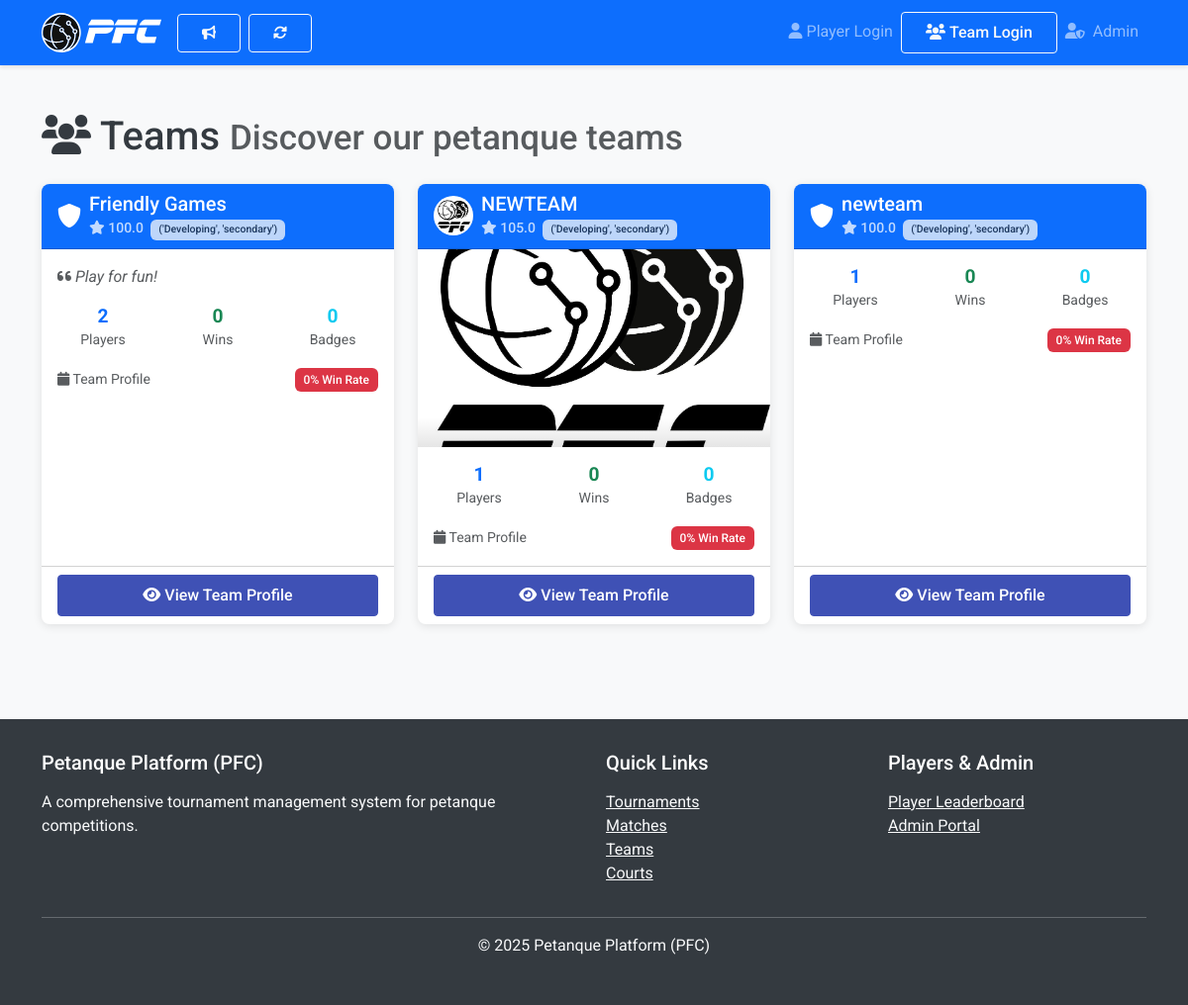
Screenshot of /teams/ with the database file from the repository.
### teams/models.py (models this page shows, shortened)
class Team(models.Model):
    name = models.CharField(max_length=100)
    pin = models.CharField(max_length=6, unique=True, default=generate_pin)
    created_at = models.DateTimeField(auto_now_add=True)
    updated_at = models.DateTimeField(auto_now=True)
    parent_team = models.ForeignKey(
        'self',
        null=True,
        blank=True,
        on_delete=models.CASCADE,
        related_name='subteams',
        help_text="Parent team if this is a subteam"
    )
    is_subteam = models.BooleanField(
        default=False,
        help_text="True if this team is a subteam of another team"
    )
    subteam_type = models.CharField(
        max_length=20,
        blank=True,
        null=True,
        choices=[
            ('triplet', 'Triplet'),
            ('doublette', 'Doublette'),
            ('tete_a_tete', 'Tête-à-tête'),
        ],
        help_text="Type of subteam (triplet, doublette, etc.)"
    )

class TeamProfile(models.Model):
    team = models.OneToOneField(
        Team,
        on_delete=models.CASCADE,
        related_name='profile'
    )
    logo_svg = models.FileField(
        upload_to='team_logos/',
        blank=True,
        null=True,
        help_text="Team logo in SVG format (vector graphics, scalable)"
    )
    team_photo_jpg = models.ImageField(
        upload_to='team_photos/',
        blank=True,
        null=True,
        help_text="Team photo in JPG format (group photo, team picture)"
    )
    team_value = models.FloatField(
        default=100.0,
        validators=[MinValueValidator(0.0)],
        help_text="Dynamic team rating value (starts at 100.0, like player ratings)"
    )
    value_history = models.JSONField(
        default=list,
        blank=True,
        help_text="History of team value changes with timestamps and match details"
    )
    badges = models.JSONField(
        default=list,
        blank=True,
        help_text="List of earned badges (tournament wins, achievements, milestones)"
    )
    achievements = models.JSONField(
        default=dict,
        blank=True,
        help_text="Achievement data and progress tracking"
    )
    is_friendly_team = models.BooleanField(
        default=False,
        help_text="True if this is the special 'Friendly Team' for unassigned players"
    )
    profile_type = models.CharField(
        max_length=20,
        choices=[
            ('full', 'Full Profile'),
            ('sub_team', 'Sub-team Profile'),
            ('friendly', 'Friendly Team Profile'),
            ('minimal', 'Minimal Profile')
        ],
        default='full',
        help_text="Type of profile for different team categories"
    )
    matches_played = models.PositiveIntegerField(default=0)
    matches_won = models.PositiveIntegerField(default=0)
    tournaments_participated = models.PositiveIntegerField(default=0)
    tournaments_won = models.PositiveIntegerField(default=0)
    description = models.TextField(
        blank=True,
        null=True,
        help_text="Team description, motto, or about information"
    )
    founded_date = models.DateField(
        blank=True,
        null=True,
        help_text="Date when the team was founded"
    )
    motto = models.CharField(
        max_length=200,
        blank=True,
        null=True,
        help_text="Team motto or slogan"
    )
    created_at = models.DateTimeField(auto_now_add=True)
    updated_at = models.DateTimeField(auto_now=True)
    class Meta:
        verbose_name = "Team Profile"
        verbose_name_plural = "Team Profiles"

### teams/views.py (the view)
# urls.py: path('', views.team_list, name='team_list'),
def team_list(request):
    teams = Team.objects.all().order_by('name')
    teams_with_profiles = []
    for team in teams:
        try:
            profile = team.profile
        except:
            profile = TeamProfile.objects.create(team=team)
        team_data = {
            'team': team,
            'profile': profile,
            'player_count': team.players.count(),
            'badges': profile.get_badge_display()[:3],  # Show first 3 badges
            'total_badges': len(profile.get_badge_display()),
        }
        teams_with_profiles.append(team_data)
    return render(request, 'teams/team_list.html', {'teams_with_profiles': teams_with_profiles})

### templates/teams/team_list.html (shortened to what this page needs)
{% extends 'base.html' %}
{% block content %}
<div class="container mt-4">
    <div class="row">
        <div class="col-12">
            <h1 class="mb-4">
                <i class="fas fa-users"></i> Teams
                <small class="text-muted">Discover our petanque teams</small>
            </h1>
            {% if teams_with_profiles %}
                <div class="row">
                    {% for team_data in teams_with_profiles %}
                        <div class="col-lg-4 col-md-6 mb-4">
                            <div class="card h-100 team-card">
                                <div class="card-header bg-primary text-white d-flex align-items-center">
                                    {% if team_data.profile.logo_svg %}
                                        <img src="{{ team_data.profile.logo_svg.url }}" alt="{{ team_data.team.name }} Logo"
                                             class="team-logo-small me-2" style="width: 40px; height: 40px; object-fit: contain;">
                                    {% else %}
                                        <i class="fas fa-shield-alt me-2" style="font-size: 24px;"></i>
                                    {% endif %}
                                    <div>
                                        <h5 class="mb-0">{{ team_data.team.name }}</h5>
                                        <small class="opacity-75">
                                            <i class="fas fa-star"></i> {{ team_data.profile.team_value|floatformat:1 }}
                                            <span class="badge bg-light text-dark ms-1">{{ team_data.profile.get_level_display }}</span>
                                        </small>
                                    </div>
                                </div>
                                {% if team_data.profile.team_photo_jpg %}
                                    <div class="team-photo-container" style="height: 200px; overflow: hidden;">
                                        <img src="{{ team_data.profile.team_photo_jpg.url }}" alt="{{ team_data.team.name }} Photo"
                                             class="card-img-top" style="width: 100%; height: 100%; object-fit: cover;">
                                    </div>
                                {% endif %}
                                <div class="card-body">
                                    {% if team_data.profile.motto %}
                                        <p class="card-text text-muted fst-italic">
                                            <i class="fas fa-quote-left"></i> {{ team_data.profile.motto }}
                                        </p>
                                    {% endif %}
                                    <div class="row text-center mb-3">
                                        <div class="col-4">
                                            <div class="stat-item">
                                                <h6 class="text-primary mb-0">{{ team_data.player_count }}</h6>
                                                <small class="text-muted">Players</small>
                                            </div>
                                        </div>
                                        <div class="col-4">
                                            <div class="stat-item">
                                                <h6 class="text-success mb-0">{{ team_data.profile.matches_won }}</h6>
                                                <small class="text-muted">Wins</small>
                                            </div>
                                        </div>
                                        <div class="col-4">
                                            <div class="stat-item">
                                                <h6 class="text-info mb-0">{{ team_data.total_badges }}</h6>
                                                <small class="text-muted">Badges</small>
                                            </div>
                                        </div>
                                    </div>
                                    <div class="d-flex justify-content-between align-items-center">
                                        <small class="text-muted">
                                            <i class="fas fa-calendar"></i>
                                            {% if team_data.profile.founded_date %}
                                                Founded {{ team_data.profile.founded_date|date:"Y" }}
                                            {% else %}
                                                Team Profile
                                            {% endif %}
                                        </small>
                                        <div class="win-rate">
                                            <span class="badge bg-{% if team_data.profile.win_rate >= 70 %}success{% elif team_data.profile.win_rate >= 50 %}warning{% else %}danger{% endif %}">
                                                {{ team_data.profile.win_rate|floatformat:0 }}% Win Rate
                                            </span>
                                        </div>
                                    </div>
                                </div>
                                <div class="card-footer bg-transparent">
                                    <a href="{% url 'team_detail' team_data.team.id %}" class="btn btn-primary w-100">
                                        <i class="fas fa-eye"></i> View Team Profile
                                    </a>
                                </div>
                            </div>
                        </div>
                    {% endfor %}
                </div>
            {% endif %}
        </div>
    </div>
</div>
{% endblock %}

### templates/base.html (shortened to what this page needs)
{% load static %}
<!DOCTYPE html>
<html lang="en">
<head>
    <link href="https://cdn.jsdelivr.net/npm/bootstrap@5.3.0/dist/css/bootstrap.min.css" rel="stylesheet">
    <link href="https://cdnjs.cloudflare.com/ajax/libs/font-awesome/6.0.0/css/all.min.css" rel="stylesheet">
    <link href="{% static 'css/styles.css' %}" rel="stylesheet">
    <link href="{% static 'css/team_pin_autofill_simple.css' %}" rel="stylesheet">
</head>
<body>
    <nav class="navbar navbar-expand-lg navbar-dark bg-primary sticky-top">
        <div class="container">
            <a class="navbar-brand" href="/"><img src="{% static 'pfcLOGOHwhitetext.svg' %}" alt="PFC Logo" style="height: 40px; width: auto;"></a>
            <div class="d-flex align-items-center">
                <a class="btn btn-outline-light btn-sm me-2" href="{% url 'billboard:list' %}" title="Billboard">
                    <i class="fas fa-bullhorn"></i>
                </a>
                <button class="btn btn-outline-light btn-sm me-2" onclick="refreshPage()" title="Refresh to see latest match states">
                    <i class="fas fa-sync-alt"></i>
                </button>
            </div>
            <div class="collapse navbar-collapse" id="navbarNav">
                <ul class="navbar-nav">
                    {% if session_codename %}
                        <li class="nav-item dropdown">
                            <a class="nav-link dropdown-toggle text-white" href="#" id="playerDropdown" role="button" data-bs-toggle="dropdown" aria-expanded="false">
                                <i class="fas fa-user-check me-1"></i>{{ player_name|default:session_codename }}
                            </a>
                            <ul class="dropdown-menu dropdown-menu-end" aria-labelledby="playerDropdown">
                                <li><h6 class="dropdown-header"><i class="fas fa-info-circle me-1"></i>Player Session</h6></li>
                                <li><span class="dropdown-item-text small text-muted">Logged in as: <strong>{{ player_name|default:session_codename }}</strong></span></li>
                                <li><hr class="dropdown-divider"></li>
                                <li><a class="dropdown-item text-danger" href="{% url 'codename_logout' %}">
                                    <i class="fas fa-sign-out-alt me-1"></i>Logout Player
                                </a></li>
                            </ul>
                        </li>
                    {% else %}
                        <li class="nav-item">
                            <a class="nav-link" href="#" data-bs-toggle="modal" data-bs-target="#quickLoginModal">
                                <i class="fas fa-user me-1"></i>Player Login
                            </a>
                        </li>
                    {% endif %}
                    <div id="teamNavSection">
                        {% if team_session.is_logged_in %}
                            <li class="nav-item dropdown">
                                <a class="nav-link dropdown-toggle text-warning" href="#" id="teamDropdown" role="button" data-bs-toggle="dropdown" aria-expanded="false">
                                    <i class="fas fa-users me-1"></i>{{ team_session.team_name|default:team_session.team_pin }}
                                </a>
                                <ul class="dropdown-menu dropdown-menu-end" aria-labelledby="teamDropdown">
                                    <li><h6 class="dropdown-header"><i class="fas fa-info-circle me-1"></i>Team Session</h6></li>
                                    <li><span class="dropdown-item-text small text-muted">Team: <strong>{{ team_session.team_name|default:team_session.team_pin }}</strong></span></li>
                                    <li><span class="dropdown-item-text small text-muted">PIN: <strong>{{ team_session.team_pin }}</strong></span></li>
                                    <li><hr class="dropdown-divider"></li>
                                    <li><a class="dropdown-item text-danger" href="#" onclick="logoutTeam()">
                                        <i class="fas fa-sign-out-alt me-1"></i>Logout Team
                                    </a></li>
                                </ul>
                            </li>
                        {% else %}
                            <li class="nav-item">
                                <button class="btn btn-outline-light" data-bs-toggle="modal" data-bs-target="#teamLoginModal">
                                    <i class="fas fa-users me-1"></i>Team Login
                                </button>
                            </li>
                        {% endif %}
                    </div>
                    <li class="nav-item">
                        <a class="nav-link" href="/admin/"><i class="fas fa-user-shield me-1"></i> Admin</a>
                    </li>
                </ul>
            </div>
        </div>
    </nav>
    <main class="py-4">
        {% block content %}{% endblock %}
    </main>
    <footer class="footer">
        <div class="container">
            <div class="row">
                <div class="col-md-6">
                    <h5 class="text-white mb-3">Petanque Platform (PFC)</h5>
                    <p class="text-light">A comprehensive tournament management system for petanque competitions.</p>
                </div>
                <div class="col-md-3">
                    <h5 class="text-white mb-3">Quick Links</h5>
                    <ul class="list-unstyled">
                        <li><a href="{% url 'tournament_list' %}" class="text-light">Tournaments</a></li>
                        <li><a href="{% url 'match_list' %}" class="text-light">Matches</a></li>
                        <li><a href="{% url 'team_list' %}" class="text-light">Teams</a></li>
                        <li><a href="{% url 'court_list' %}" class="text-light">Courts</a></li>
                    </ul>
                </div>
                <div class="col-md-3">
                    <h5 class="text-white mb-3">Players & Admin</h5>
                    <ul class="list-unstyled">
                        <li><a href="{% url 'player_leaderboard' %}" class="text-light">Player Leaderboard</a></li>
                        <li><a href="/admin/" class="text-light">Admin Portal</a></li>
                    </ul>
                </div>
            </div>
            <hr class="bg-light">
            <div class="text-center text-light">
                <p>© 2025 Petanque Platform (PFC)</p>
            </div>
        </div>
    </footer>
</body>
</html>

### rows the page displays
Team: team.name "Friendly Games", profile.team_value "100.0", profile.level "('Developing', 'secondary')", profile.motto "Play for fun!", player_count "2", profile.matches_won "0", total_badges "0", profile.win_rate "0"
Team: profile.logo_svg (picture), team.name "NEWTEAM", profile.team_value "105.0", profile.level "('Developing', 'secondary')", profile.team_photo_jpg (picture), player_count "1", profile.matches_won "0", total_badges "0", profile.win_rate "0"
Team: team.name "newteam", profile.team_value "100.0", profile.level "('Developing', 'secondary')", player_count "1", profile.matches_won "0", total_badges "0", profile.win_rate "0"
